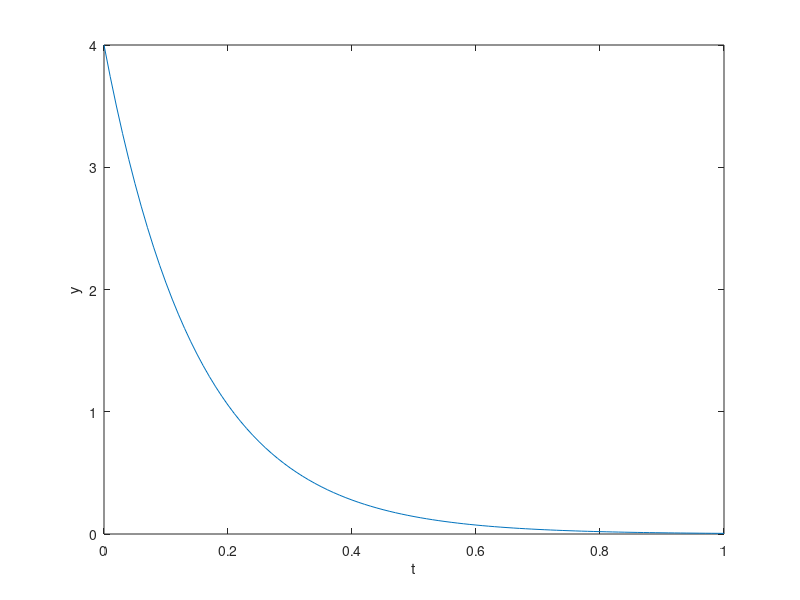

The MATLAB source for this figure:
load('EE105_Lab3data.mat')
figure
plot(t,y)
xlabel('t');ylabel('y');

%First method
y_tau = 0.37*y(1);
index = find(abs(y_tau-y)==min(abs(y_tau-y)),1);
tau_1 = t(index)

%Second method
%Compute dy/dt
dydt = (y(2:101)-y(1:100))./(t(2:101)-t(1:100));
a = dydt./y(1:100);
%You may check a, all the same numbers
tau_2 = 1/(-a(1))